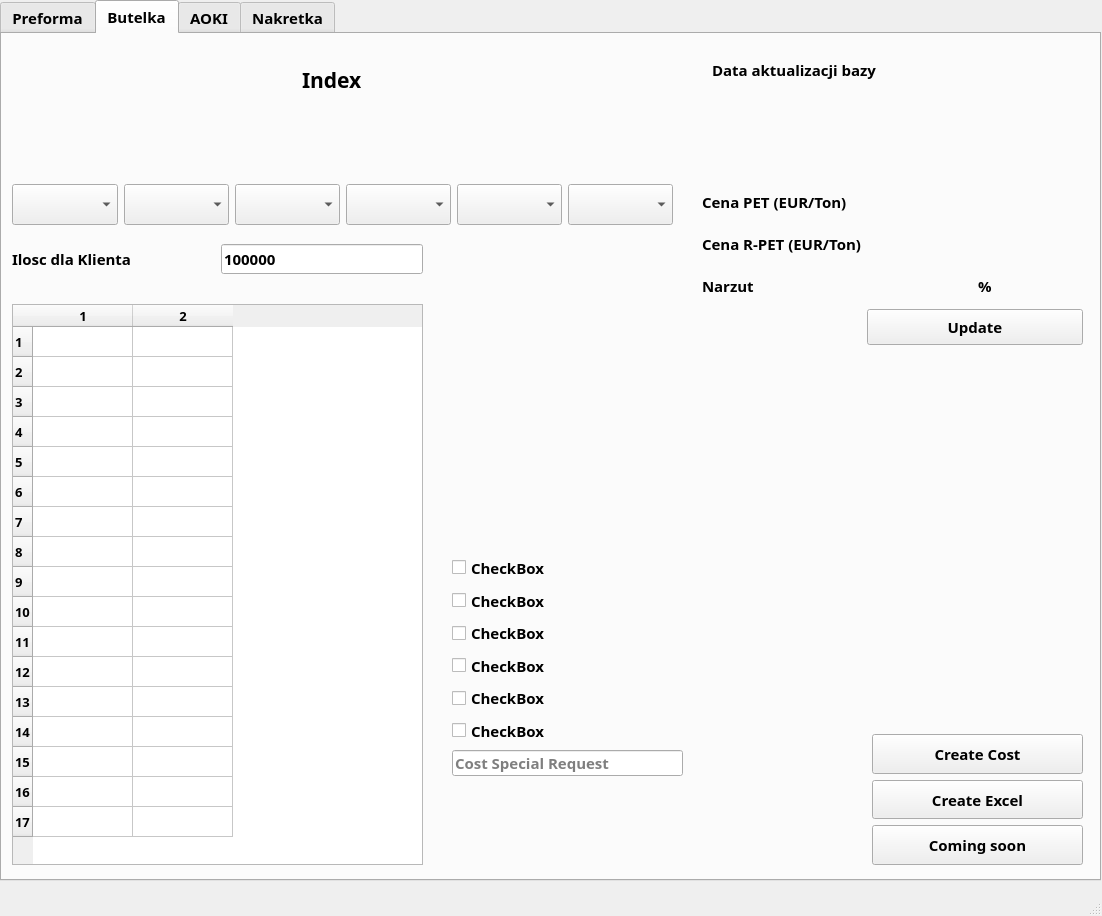
<?xml version="1.0" encoding="UTF-8"?>
<ui version="4.0">
 <class>MainWindow</class>
 <widget class="QMainWindow" name="MainWindow">
  <property name="geometry">
   <rect>
    <x>0</x>
    <y>0</y>
    <width>1102</width>
    <height>916</height>
   </rect>
  </property>
  <property name="sizePolicy">
   <sizepolicy hsizetype="Expanding" vsizetype="Expanding">
    <horstretch>1</horstretch>
    <verstretch>1</verstretch>
   </sizepolicy>
  </property>
  <property name="windowTitle">
   <string>PetRing</string>
  </property>
  <widget class="QWidget" name="centralwidget">
   <property name="sizePolicy">
    <sizepolicy hsizetype="Expanding" vsizetype="Expanding">
     <horstretch>1</horstretch>
     <verstretch>1</verstretch>
    </sizepolicy>
   </property>
   <widget class="QTabWidget" name="tabWidget">
    <property name="geometry">
     <rect>
      <x>0</x>
      <y>0</y>
      <width>1101</width>
      <height>881</height>
     </rect>
    </property>
    <property name="sizePolicy">
     <sizepolicy hsizetype="Expanding" vsizetype="Expanding">
      <horstretch>1</horstretch>
      <verstretch>1</verstretch>
     </sizepolicy>
    </property>
    <property name="font">
     <font>
      <family>Arial Black</family>
      <pointsize>11</pointsize>
      <weight>75</weight>
      <bold>true</bold>
     </font>
    </property>
    <property name="layoutDirection">
     <enum>Qt::LeftToRight</enum>
    </property>
    <property name="currentIndex">
     <number>1</number>
    </property>
    <widget class="QWidget" name="Preforma">
     <property name="sizePolicy">
      <sizepolicy hsizetype="Expanding" vsizetype="Expanding">
       <horstretch>1</horstretch>
       <verstretch>1</verstretch>
      </sizepolicy>
     </property>
     <attribute name="title">
      <string>Preforma</string>
     </attribute>
     <widget class="QLabel" name="label">
      <property name="geometry">
       <rect>
        <x>0</x>
        <y>0</y>
        <width>291</width>
        <height>111</height>
       </rect>
      </property>
      <property name="sizePolicy">
       <sizepolicy hsizetype="Expanding" vsizetype="Expanding">
        <horstretch>1</horstretch>
        <verstretch>1</verstretch>
       </sizepolicy>
      </property>
      <property name="text">
       <string/>
      </property>
      <property name="pixmap">
       <pixmap>image/imge_pet_ring.png</pixmap>
      </property>
      <property name="scaledContents">
       <bool>true</bool>
      </property>
     </widget>
     <widget class="QLabel" name="label_2">
      <property name="geometry">
       <rect>
        <x>300</x>
        <y>20</y>
        <width>401</width>
        <height>51</height>
       </rect>
      </property>
      <property name="sizePolicy">
       <sizepolicy hsizetype="Expanding" vsizetype="Expanding">
        <horstretch>1</horstretch>
        <verstretch>1</verstretch>
       </sizepolicy>
      </property>
      <property name="font">
       <font>
        <family>Arial Black</family>
        <pointsize>16</pointsize>
        <weight>75</weight>
        <bold>true</bold>
       </font>
      </property>
      <property name="text">
       <string>Index</string>
      </property>
     </widget>
     <widget class="QTableWidget" name="tableWidget">
      <property name="geometry">
       <rect>
        <x>10</x>
        <y>270</y>
        <width>411</width>
        <height>561</height>
       </rect>
      </property>
      <property name="font">
       <font>
        <family>Arial Black</family>
        <pointsize>10</pointsize>
        <weight>75</weight>
        <bold>true</bold>
       </font>
      </property>
      <property name="rowCount">
       <number>17</number>
      </property>
      <property name="columnCount">
       <number>2</number>
      </property>
      <row/>
      <row/>
      <row/>
      <row/>
      <row/>
      <row/>
      <row/>
      <row/>
      <row/>
      <row/>
      <row/>
      <row/>
      <row/>
      <row/>
      <row/>
      <row/>
      <row/>
      <column/>
      <column/>
     </widget>
     <widget class="QWidget" name="layoutWidget">
      <property name="geometry">
       <rect>
        <x>10</x>
        <y>150</y>
        <width>866</width>
        <height>41</height>
       </rect>
      </property>
      <layout class="QHBoxLayout" name="horizontalLayout_2">
       <item>
        <widget class="QComboBox" name="comboBox">
         <property name="sizePolicy">
          <sizepolicy hsizetype="Expanding" vsizetype="Expanding">
           <horstretch>1</horstretch>
           <verstretch>1</verstretch>
          </sizepolicy>
         </property>
         <property name="font">
          <font>
           <family>Arial Black</family>
           <pointsize>18</pointsize>
           <weight>75</weight>
           <bold>true</bold>
          </font>
         </property>
        </widget>
       </item>
       <item>
        <widget class="QComboBox" name="comboBox_2">
         <property name="sizePolicy">
          <sizepolicy hsizetype="Expanding" vsizetype="Expanding">
           <horstretch>1</horstretch>
           <verstretch>1</verstretch>
          </sizepolicy>
         </property>
         <property name="font">
          <font>
           <family>Arial Black</family>
           <pointsize>18</pointsize>
           <weight>75</weight>
           <bold>true</bold>
          </font>
         </property>
        </widget>
       </item>
       <item>
        <widget class="QComboBox" name="comboBox_3">
         <property name="sizePolicy">
          <sizepolicy hsizetype="Expanding" vsizetype="Expanding">
           <horstretch>1</horstretch>
           <verstretch>1</verstretch>
          </sizepolicy>
         </property>
         <property name="font">
          <font>
           <family>Arial Black</family>
           <pointsize>18</pointsize>
           <weight>75</weight>
           <bold>true</bold>
          </font>
         </property>
        </widget>
       </item>
       <item>
        <widget class="QComboBox" name="comboBox_4">
         <property name="sizePolicy">
          <sizepolicy hsizetype="Expanding" vsizetype="Expanding">
           <horstretch>1</horstretch>
           <verstretch>1</verstretch>
          </sizepolicy>
         </property>
         <property name="font">
          <font>
           <family>Arial Black</family>
           <pointsize>18</pointsize>
           <weight>75</weight>
           <bold>true</bold>
          </font>
         </property>
        </widget>
       </item>
       <item>
        <widget class="QComboBox" name="comboBox_5">
         <property name="sizePolicy">
          <sizepolicy hsizetype="Expanding" vsizetype="Expanding">
           <horstretch>1</horstretch>
           <verstretch>1</verstretch>
          </sizepolicy>
         </property>
         <property name="font">
          <font>
           <family>Arial Black</family>
           <pointsize>18</pointsize>
           <weight>75</weight>
           <bold>true</bold>
          </font>
         </property>
        </widget>
       </item>
       <item>
        <widget class="QComboBox" name="comboBox_6">
         <property name="sizePolicy">
          <sizepolicy hsizetype="Expanding" vsizetype="Expanding">
           <horstretch>1</horstretch>
           <verstretch>1</verstretch>
          </sizepolicy>
         </property>
         <property name="font">
          <font>
           <family>Arial Black</family>
           <pointsize>18</pointsize>
           <weight>75</weight>
           <bold>true</bold>
          </font>
         </property>
        </widget>
       </item>
      </layout>
     </widget>
     <widget class="QWidget" name="layoutWidget">
      <property name="geometry">
       <rect>
        <x>10</x>
        <y>210</y>
        <width>411</width>
        <height>30</height>
       </rect>
      </property>
      <layout class="QHBoxLayout" name="horizontalLayout">
       <item>
        <widget class="QLabel" name="label_3">
         <property name="sizePolicy">
          <sizepolicy hsizetype="Expanding" vsizetype="Expanding">
           <horstretch>0</horstretch>
           <verstretch>0</verstretch>
          </sizepolicy>
         </property>
         <property name="font">
          <font>
           <family>Arial Black</family>
           <pointsize>11</pointsize>
           <weight>75</weight>
           <bold>true</bold>
          </font>
         </property>
         <property name="text">
          <string>Ilosc dla Klienta</string>
         </property>
        </widget>
       </item>
       <item>
        <widget class="QLineEdit" name="lineEdit_2">
         <property name="sizePolicy">
          <sizepolicy hsizetype="Expanding" vsizetype="Expanding">
           <horstretch>0</horstretch>
           <verstretch>0</verstretch>
          </sizepolicy>
         </property>
         <property name="font">
          <font>
           <family>Arial Black</family>
           <pointsize>11</pointsize>
           <weight>75</weight>
           <bold>true</bold>
          </font>
         </property>
         <property name="text">
          <string>100000</string>
         </property>
        </widget>
       </item>
      </layout>
     </widget>
     <widget class="QWidget" name="layoutWidget">
      <property name="geometry">
       <rect>
        <x>870</x>
        <y>700</y>
        <width>211</width>
        <height>131</height>
       </rect>
      </property>
      <layout class="QVBoxLayout" name="verticalLayout">
       <item>
        <widget class="QPushButton" name="pushButton_2">
         <property name="sizePolicy">
          <sizepolicy hsizetype="Expanding" vsizetype="Expanding">
           <horstretch>1</horstretch>
           <verstretch>1</verstretch>
          </sizepolicy>
         </property>
         <property name="font">
          <font>
           <family>Arial Black</family>
           <pointsize>11</pointsize>
           <weight>75</weight>
           <bold>true</bold>
          </font>
         </property>
         <property name="text">
          <string>Create Cost</string>
         </property>
        </widget>
       </item>
       <item>
        <widget class="QPushButton" name="pushButton_3">
         <property name="sizePolicy">
          <sizepolicy hsizetype="Expanding" vsizetype="Expanding">
           <horstretch>1</horstretch>
           <verstretch>1</verstretch>
          </sizepolicy>
         </property>
         <property name="font">
          <font>
           <family>Arial Black</family>
           <pointsize>11</pointsize>
           <weight>75</weight>
           <bold>true</bold>
          </font>
         </property>
         <property name="text">
          <string>Create Excel</string>
         </property>
        </widget>
       </item>
       <item>
        <widget class="QPushButton" name="pushButton_4">
         <property name="sizePolicy">
          <sizepolicy hsizetype="Expanding" vsizetype="Expanding">
           <horstretch>1</horstretch>
           <verstretch>1</verstretch>
          </sizepolicy>
         </property>
         <property name="font">
          <font>
           <family>Arial Black</family>
           <pointsize>11</pointsize>
           <weight>75</weight>
           <bold>true</bold>
          </font>
         </property>
         <property name="text">
          <string>Coming soon</string>
         </property>
        </widget>
       </item>
      </layout>
     </widget>
     <widget class="QWidget" name="layoutWidget">
      <property name="geometry">
       <rect>
        <x>700</x>
        <y>150</y>
        <width>381</width>
        <height>161</height>
       </rect>
      </property>
      <layout class="QGridLayout" name="gridLayout">
       <item row="0" column="0">
        <widget class="QLabel" name="label_4">
         <property name="sizePolicy">
          <sizepolicy hsizetype="Expanding" vsizetype="Expanding">
           <horstretch>1</horstretch>
           <verstretch>1</verstretch>
          </sizepolicy>
         </property>
         <property name="font">
          <font>
           <family>Arial Black</family>
           <pointsize>11</pointsize>
           <weight>75</weight>
           <bold>true</bold>
          </font>
         </property>
         <property name="text">
          <string>Cena PET (EUR/Ton)</string>
         </property>
        </widget>
       </item>
       <item row="0" column="1" colspan="2">
        <widget class="QLabel" name="label_5">
         <property name="sizePolicy">
          <sizepolicy hsizetype="Expanding" vsizetype="Expanding">
           <horstretch>1</horstretch>
           <verstretch>1</verstretch>
          </sizepolicy>
         </property>
         <property name="text">
          <string/>
         </property>
        </widget>
       </item>
       <item row="1" column="0">
        <widget class="QLabel" name="label_10">
         <property name="sizePolicy">
          <sizepolicy hsizetype="Expanding" vsizetype="Expanding">
           <horstretch>1</horstretch>
           <verstretch>1</verstretch>
          </sizepolicy>
         </property>
         <property name="font">
          <font>
           <family>Arial Black</family>
           <pointsize>11</pointsize>
           <weight>75</weight>
           <bold>true</bold>
          </font>
         </property>
         <property name="text">
          <string>Cena R-PET (EUR/Ton)</string>
         </property>
        </widget>
       </item>
       <item row="2" column="0">
        <widget class="QLabel" name="label_9">
         <property name="font">
          <font>
           <family>Arial Black</family>
           <pointsize>11</pointsize>
           <weight>75</weight>
           <bold>true</bold>
          </font>
         </property>
         <property name="text">
          <string>Narzut</string>
         </property>
        </widget>
       </item>
       <item row="2" column="1">
        <widget class="QLabel" name="label_7">
         <property name="sizePolicy">
          <sizepolicy hsizetype="Expanding" vsizetype="Expanding">
           <horstretch>1</horstretch>
           <verstretch>1</verstretch>
          </sizepolicy>
         </property>
         <property name="font">
          <font>
           <family>Arial Black</family>
           <pointsize>11</pointsize>
           <weight>75</weight>
           <bold>true</bold>
          </font>
         </property>
         <property name="text">
          <string/>
         </property>
        </widget>
       </item>
       <item row="2" column="2">
        <widget class="QLabel" name="label_8">
         <property name="sizePolicy">
          <sizepolicy hsizetype="Expanding" vsizetype="Expanding">
           <horstretch>1</horstretch>
           <verstretch>1</verstretch>
          </sizepolicy>
         </property>
         <property name="font">
          <font>
           <family>Arial Black</family>
           <pointsize>11</pointsize>
           <weight>75</weight>
           <bold>true</bold>
          </font>
         </property>
         <property name="text">
          <string>%</string>
         </property>
        </widget>
       </item>
       <item row="3" column="1" colspan="2">
        <widget class="QPushButton" name="pushButton">
         <property name="sizePolicy">
          <sizepolicy hsizetype="Expanding" vsizetype="Expanding">
           <horstretch>1</horstretch>
           <verstretch>1</verstretch>
          </sizepolicy>
         </property>
         <property name="font">
          <font>
           <family>Arial Black</family>
           <pointsize>11</pointsize>
           <weight>75</weight>
           <bold>true</bold>
          </font>
         </property>
         <property name="text">
          <string>Update</string>
         </property>
        </widget>
       </item>
       <item row="1" column="1" colspan="2">
        <widget class="QLabel" name="label_11">
         <property name="sizePolicy">
          <sizepolicy hsizetype="Expanding" vsizetype="Expanding">
           <horstretch>1</horstretch>
           <verstretch>1</verstretch>
          </sizepolicy>
         </property>
         <property name="text">
          <string/>
         </property>
        </widget>
       </item>
      </layout>
     </widget>
     <widget class="QWidget" name="layoutWidget">
      <property name="geometry">
       <rect>
        <x>710</x>
        <y>20</y>
        <width>361</width>
        <height>31</height>
       </rect>
      </property>
      <layout class="QHBoxLayout" name="horizontalLayout_3">
       <item>
        <widget class="QLabel" name="label_6">
         <property name="sizePolicy">
          <sizepolicy hsizetype="Expanding" vsizetype="Expanding">
           <horstretch>1</horstretch>
           <verstretch>1</verstretch>
          </sizepolicy>
         </property>
         <property name="font">
          <font>
           <family>Arial Black</family>
           <pointsize>11</pointsize>
           <weight>75</weight>
           <bold>true</bold>
          </font>
         </property>
         <property name="text">
          <string>Data aktualizacji bazy</string>
         </property>
        </widget>
       </item>
       <item>
        <widget class="QLabel" name="label_12">
         <property name="sizePolicy">
          <sizepolicy hsizetype="Expanding" vsizetype="Expanding">
           <horstretch>1</horstretch>
           <verstretch>1</verstretch>
          </sizepolicy>
         </property>
         <property name="font">
          <font>
           <family>Arial Black</family>
           <pointsize>11</pointsize>
           <weight>75</weight>
           <bold>true</bold>
          </font>
         </property>
         <property name="text">
          <string/>
         </property>
        </widget>
       </item>
      </layout>
     </widget>
    </widget>
    <widget class="QWidget" name="Butelka">
     <property name="sizePolicy">
      <sizepolicy hsizetype="Expanding" vsizetype="Expanding">
       <horstretch>1</horstretch>
       <verstretch>1</verstretch>
      </sizepolicy>
     </property>
     <attribute name="title">
      <string>Butelka</string>
     </attribute>
     <widget class="QTableWidget" name="tableWidget_3">
      <property name="geometry">
       <rect>
        <x>10</x>
        <y>270</y>
        <width>411</width>
        <height>561</height>
       </rect>
      </property>
      <property name="font">
       <font>
        <family>Arial Black</family>
        <pointsize>10</pointsize>
        <weight>75</weight>
        <bold>true</bold>
       </font>
      </property>
      <property name="rowCount">
       <number>17</number>
      </property>
      <property name="columnCount">
       <number>2</number>
      </property>
      <row/>
      <row/>
      <row/>
      <row/>
      <row/>
      <row/>
      <row/>
      <row/>
      <row/>
      <row/>
      <row/>
      <row/>
      <row/>
      <row/>
      <row/>
      <row/>
      <row/>
      <column/>
      <column/>
     </widget>
     <widget class="QWidget" name="layoutWidget_6">
      <property name="geometry">
       <rect>
        <x>700</x>
        <y>150</y>
        <width>381</width>
        <height>161</height>
       </rect>
      </property>
      <layout class="QGridLayout" name="gridLayout_5">
       <item row="0" column="0">
        <widget class="QLabel" name="label_42">
         <property name="sizePolicy">
          <sizepolicy hsizetype="Expanding" vsizetype="Expanding">
           <horstretch>1</horstretch>
           <verstretch>1</verstretch>
          </sizepolicy>
         </property>
         <property name="font">
          <font>
           <family>Arial Black</family>
           <pointsize>11</pointsize>
           <weight>75</weight>
           <bold>true</bold>
          </font>
         </property>
         <property name="text">
          <string>Cena PET (EUR/Ton)</string>
         </property>
        </widget>
       </item>
       <item row="0" column="1" colspan="2">
        <widget class="QLabel" name="label_43">
         <property name="sizePolicy">
          <sizepolicy hsizetype="Expanding" vsizetype="Expanding">
           <horstretch>1</horstretch>
           <verstretch>1</verstretch>
          </sizepolicy>
         </property>
         <property name="text">
          <string/>
         </property>
        </widget>
       </item>
       <item row="1" column="0">
        <widget class="QLabel" name="label_47">
         <property name="sizePolicy">
          <sizepolicy hsizetype="Expanding" vsizetype="Expanding">
           <horstretch>1</horstretch>
           <verstretch>1</verstretch>
          </sizepolicy>
         </property>
         <property name="font">
          <font>
           <family>Arial Black</family>
           <pointsize>11</pointsize>
           <weight>75</weight>
           <bold>true</bold>
          </font>
         </property>
         <property name="text">
          <string>Cena R-PET (EUR/Ton)</string>
         </property>
        </widget>
       </item>
       <item row="2" column="0">
        <widget class="QLabel" name="label_48">
         <property name="font">
          <font>
           <family>Arial Black</family>
           <pointsize>11</pointsize>
           <weight>75</weight>
           <bold>true</bold>
          </font>
         </property>
         <property name="text">
          <string>Narzut</string>
         </property>
        </widget>
       </item>
       <item row="2" column="1">
        <widget class="QLabel" name="label_49">
         <property name="sizePolicy">
          <sizepolicy hsizetype="Expanding" vsizetype="Expanding">
           <horstretch>1</horstretch>
           <verstretch>1</verstretch>
          </sizepolicy>
         </property>
         <property name="font">
          <font>
           <family>Arial Black</family>
           <pointsize>11</pointsize>
           <weight>75</weight>
           <bold>true</bold>
          </font>
         </property>
         <property name="text">
          <string/>
         </property>
        </widget>
       </item>
       <item row="2" column="2">
        <widget class="QLabel" name="label_50">
         <property name="sizePolicy">
          <sizepolicy hsizetype="Expanding" vsizetype="Expanding">
           <horstretch>1</horstretch>
           <verstretch>1</verstretch>
          </sizepolicy>
         </property>
         <property name="font">
          <font>
           <family>Arial Black</family>
           <pointsize>11</pointsize>
           <weight>75</weight>
           <bold>true</bold>
          </font>
         </property>
         <property name="text">
          <string>%</string>
         </property>
        </widget>
       </item>
       <item row="3" column="1" colspan="2">
        <widget class="QPushButton" name="pushButton_17">
         <property name="sizePolicy">
          <sizepolicy hsizetype="Expanding" vsizetype="Expanding">
           <horstretch>1</horstretch>
           <verstretch>1</verstretch>
          </sizepolicy>
         </property>
         <property name="font">
          <font>
           <family>Arial Black</family>
           <pointsize>11</pointsize>
           <weight>75</weight>
           <bold>true</bold>
          </font>
         </property>
         <property name="text">
          <string>Update</string>
         </property>
        </widget>
       </item>
       <item row="1" column="1" colspan="2">
        <widget class="QLabel" name="label_51">
         <property name="sizePolicy">
          <sizepolicy hsizetype="Expanding" vsizetype="Expanding">
           <horstretch>1</horstretch>
           <verstretch>1</verstretch>
          </sizepolicy>
         </property>
         <property name="text">
          <string/>
         </property>
        </widget>
       </item>
      </layout>
     </widget>
     <widget class="QLabel" name="label_52">
      <property name="geometry">
       <rect>
        <x>300</x>
        <y>20</y>
        <width>401</width>
        <height>51</height>
       </rect>
      </property>
      <property name="sizePolicy">
       <sizepolicy hsizetype="Expanding" vsizetype="Expanding">
        <horstretch>1</horstretch>
        <verstretch>1</verstretch>
       </sizepolicy>
      </property>
      <property name="font">
       <font>
        <family>Arial Black</family>
        <pointsize>16</pointsize>
        <weight>75</weight>
        <bold>true</bold>
       </font>
      </property>
      <property name="text">
       <string>Index</string>
      </property>
     </widget>
     <widget class="QLabel" name="label_53">
      <property name="geometry">
       <rect>
        <x>0</x>
        <y>0</y>
        <width>291</width>
        <height>111</height>
       </rect>
      </property>
      <property name="sizePolicy">
       <sizepolicy hsizetype="Expanding" vsizetype="Expanding">
        <horstretch>1</horstretch>
        <verstretch>1</verstretch>
       </sizepolicy>
      </property>
      <property name="text">
       <string/>
      </property>
      <property name="pixmap">
       <pixmap>image/imge_pet_ring.png</pixmap>
      </property>
      <property name="scaledContents">
       <bool>true</bool>
      </property>
     </widget>
     <widget class="QWidget" name="layoutWidget_7">
      <property name="geometry">
       <rect>
        <x>10</x>
        <y>210</y>
        <width>411</width>
        <height>30</height>
       </rect>
      </property>
      <layout class="QHBoxLayout" name="horizontalLayout_13">
       <item>
        <widget class="QLabel" name="label_54">
         <property name="sizePolicy">
          <sizepolicy hsizetype="Expanding" vsizetype="Expanding">
           <horstretch>0</horstretch>
           <verstretch>0</verstretch>
          </sizepolicy>
         </property>
         <property name="font">
          <font>
           <family>Arial Black</family>
           <pointsize>11</pointsize>
           <weight>75</weight>
           <bold>true</bold>
          </font>
         </property>
         <property name="text">
          <string>Ilosc dla Klienta</string>
         </property>
        </widget>
       </item>
       <item>
        <widget class="QLineEdit" name="lineEdit_6">
         <property name="sizePolicy">
          <sizepolicy hsizetype="Expanding" vsizetype="Expanding">
           <horstretch>0</horstretch>
           <verstretch>0</verstretch>
          </sizepolicy>
         </property>
         <property name="font">
          <font>
           <family>Arial Black</family>
           <pointsize>11</pointsize>
           <weight>75</weight>
           <bold>true</bold>
          </font>
         </property>
         <property name="text">
          <string>100000</string>
         </property>
        </widget>
       </item>
      </layout>
     </widget>
     <widget class="QWidget" name="layoutWidget_8">
      <property name="geometry">
       <rect>
        <x>10</x>
        <y>150</y>
        <width>661</width>
        <height>41</height>
       </rect>
      </property>
      <layout class="QHBoxLayout" name="horizontalLayout_14">
       <item>
        <widget class="QComboBox" name="comboBox_25">
         <property name="sizePolicy">
          <sizepolicy hsizetype="Expanding" vsizetype="Expanding">
           <horstretch>1</horstretch>
           <verstretch>1</verstretch>
          </sizepolicy>
         </property>
         <property name="font">
          <font>
           <family>Arial Black</family>
           <pointsize>18</pointsize>
           <weight>75</weight>
           <bold>true</bold>
          </font>
         </property>
        </widget>
       </item>
       <item>
        <widget class="QComboBox" name="comboBox_26">
         <property name="sizePolicy">
          <sizepolicy hsizetype="Expanding" vsizetype="Expanding">
           <horstretch>1</horstretch>
           <verstretch>1</verstretch>
          </sizepolicy>
         </property>
         <property name="font">
          <font>
           <family>Arial Black</family>
           <pointsize>18</pointsize>
           <weight>75</weight>
           <bold>true</bold>
          </font>
         </property>
        </widget>
       </item>
       <item>
        <widget class="QComboBox" name="comboBox_27">
         <property name="sizePolicy">
          <sizepolicy hsizetype="Expanding" vsizetype="Expanding">
           <horstretch>1</horstretch>
           <verstretch>1</verstretch>
          </sizepolicy>
         </property>
         <property name="font">
          <font>
           <family>Arial Black</family>
           <pointsize>18</pointsize>
           <weight>75</weight>
           <bold>true</bold>
          </font>
         </property>
        </widget>
       </item>
       <item>
        <widget class="QComboBox" name="comboBox_28">
         <property name="sizePolicy">
          <sizepolicy hsizetype="Expanding" vsizetype="Expanding">
           <horstretch>1</horstretch>
           <verstretch>1</verstretch>
          </sizepolicy>
         </property>
         <property name="font">
          <font>
           <family>Arial Black</family>
           <pointsize>18</pointsize>
           <weight>75</weight>
           <bold>true</bold>
          </font>
         </property>
        </widget>
       </item>
       <item>
        <widget class="QComboBox" name="comboBox_29">
         <property name="sizePolicy">
          <sizepolicy hsizetype="Expanding" vsizetype="Expanding">
           <horstretch>1</horstretch>
           <verstretch>1</verstretch>
          </sizepolicy>
         </property>
         <property name="font">
          <font>
           <family>Arial Black</family>
           <pointsize>18</pointsize>
           <weight>75</weight>
           <bold>true</bold>
          </font>
         </property>
        </widget>
       </item>
       <item>
        <widget class="QComboBox" name="comboBox_30">
         <property name="sizePolicy">
          <sizepolicy hsizetype="Expanding" vsizetype="Expanding">
           <horstretch>1</horstretch>
           <verstretch>1</verstretch>
          </sizepolicy>
         </property>
         <property name="font">
          <font>
           <family>Arial Black</family>
           <pointsize>18</pointsize>
           <weight>75</weight>
           <bold>true</bold>
          </font>
         </property>
        </widget>
       </item>
      </layout>
     </widget>
     <widget class="QWidget" name="layoutWidget_9">
      <property name="geometry">
       <rect>
        <x>710</x>
        <y>20</y>
        <width>361</width>
        <height>31</height>
       </rect>
      </property>
      <layout class="QHBoxLayout" name="horizontalLayout_15">
       <item>
        <widget class="QLabel" name="label_55">
         <property name="sizePolicy">
          <sizepolicy hsizetype="Expanding" vsizetype="Expanding">
           <horstretch>1</horstretch>
           <verstretch>1</verstretch>
          </sizepolicy>
         </property>
         <property name="font">
          <font>
           <family>Arial Black</family>
           <pointsize>11</pointsize>
           <weight>75</weight>
           <bold>true</bold>
          </font>
         </property>
         <property name="text">
          <string>Data aktualizacji bazy</string>
         </property>
        </widget>
       </item>
       <item>
        <widget class="QLabel" name="label_56">
         <property name="sizePolicy">
          <sizepolicy hsizetype="Expanding" vsizetype="Expanding">
           <horstretch>1</horstretch>
           <verstretch>1</verstretch>
          </sizepolicy>
         </property>
         <property name="font">
          <font>
           <family>Arial Black</family>
           <pointsize>11</pointsize>
           <weight>75</weight>
           <bold>true</bold>
          </font>
         </property>
         <property name="text">
          <string/>
         </property>
        </widget>
       </item>
      </layout>
     </widget>
     <widget class="QWidget" name="layoutWidget_10">
      <property name="geometry">
       <rect>
        <x>870</x>
        <y>700</y>
        <width>211</width>
        <height>131</height>
       </rect>
      </property>
      <layout class="QVBoxLayout" name="verticalLayout_5">
       <item>
        <widget class="QPushButton" name="pushButton_18">
         <property name="sizePolicy">
          <sizepolicy hsizetype="Expanding" vsizetype="Expanding">
           <horstretch>1</horstretch>
           <verstretch>1</verstretch>
          </sizepolicy>
         </property>
         <property name="font">
          <font>
           <family>Arial Black</family>
           <pointsize>11</pointsize>
           <weight>75</weight>
           <bold>true</bold>
          </font>
         </property>
         <property name="text">
          <string>Create Cost</string>
         </property>
        </widget>
       </item>
       <item>
        <widget class="QPushButton" name="pushButton_19">
         <property name="sizePolicy">
          <sizepolicy hsizetype="Expanding" vsizetype="Expanding">
           <horstretch>1</horstretch>
           <verstretch>1</verstretch>
          </sizepolicy>
         </property>
         <property name="font">
          <font>
           <family>Arial Black</family>
           <pointsize>11</pointsize>
           <weight>75</weight>
           <bold>true</bold>
          </font>
         </property>
         <property name="text">
          <string>Create Excel</string>
         </property>
        </widget>
       </item>
       <item>
        <widget class="QPushButton" name="pushButton_20">
         <property name="sizePolicy">
          <sizepolicy hsizetype="Expanding" vsizetype="Expanding">
           <horstretch>1</horstretch>
           <verstretch>1</verstretch>
          </sizepolicy>
         </property>
         <property name="font">
          <font>
           <family>Arial Black</family>
           <pointsize>11</pointsize>
           <weight>75</weight>
           <bold>true</bold>
          </font>
         </property>
         <property name="text">
          <string>Coming soon</string>
         </property>
        </widget>
       </item>
      </layout>
     </widget>
     <widget class="QWidget" name="">
      <property name="geometry">
       <rect>
        <x>450</x>
        <y>520</y>
        <width>231</width>
        <height>222</height>
       </rect>
      </property>
      <layout class="QVBoxLayout" name="verticalLayout_2">
       <item>
        <widget class="QCheckBox" name="checkBox">
         <property name="text">
          <string>CheckBox</string>
         </property>
        </widget>
       </item>
       <item>
        <widget class="QCheckBox" name="checkBox_2">
         <property name="text">
          <string>CheckBox</string>
         </property>
        </widget>
       </item>
       <item>
        <widget class="QCheckBox" name="checkBox_3">
         <property name="text">
          <string>CheckBox</string>
         </property>
        </widget>
       </item>
       <item>
        <widget class="QCheckBox" name="checkBox_4">
         <property name="text">
          <string>CheckBox</string>
         </property>
        </widget>
       </item>
       <item>
        <widget class="QCheckBox" name="checkBox_5">
         <property name="text">
          <string>CheckBox</string>
         </property>
        </widget>
       </item>
       <item>
        <widget class="QCheckBox" name="checkBox_6">
         <property name="text">
          <string>CheckBox</string>
         </property>
        </widget>
       </item>
       <item>
        <widget class="QLineEdit" name="lineEdit">
         <property name="text">
          <string/>
         </property>
         <property name="placeholderText">
          <string>Cost Special Request </string>
         </property>
         <property name="cursorMoveStyle">
          <enum>Qt::LogicalMoveStyle</enum>
         </property>
         <property name="clearButtonEnabled">
          <bool>true</bool>
         </property>
        </widget>
       </item>
      </layout>
     </widget>
    </widget>
    <widget class="QWidget" name="AOKI">
     <property name="sizePolicy">
      <sizepolicy hsizetype="Expanding" vsizetype="Expanding">
       <horstretch>1</horstretch>
       <verstretch>1</verstretch>
      </sizepolicy>
     </property>
     <attribute name="title">
      <string>AOKI</string>
     </attribute>
    </widget>
    <widget class="QWidget" name="Nakretka">
     <property name="sizePolicy">
      <sizepolicy hsizetype="Expanding" vsizetype="Expanding">
       <horstretch>1</horstretch>
       <verstretch>1</verstretch>
      </sizepolicy>
     </property>
     <attribute name="title">
      <string>Nakretka</string>
     </attribute>
    </widget>
   </widget>
  </widget>
  <widget class="QMenuBar" name="menubar">
   <property name="geometry">
    <rect>
     <x>0</x>
     <y>0</y>
     <width>1102</width>
     <height>21</height>
    </rect>
   </property>
   <property name="sizePolicy">
    <sizepolicy hsizetype="Expanding" vsizetype="Expanding">
     <horstretch>1</horstretch>
     <verstretch>1</verstretch>
    </sizepolicy>
   </property>
  </widget>
  <widget class="QStatusBar" name="statusbar">
   <property name="sizePolicy">
    <sizepolicy hsizetype="Expanding" vsizetype="Expanding">
     <horstretch>1</horstretch>
     <verstretch>1</verstretch>
    </sizepolicy>
   </property>
  </widget>
 </widget>
 <resources/>
 <connections/>
</ui>
